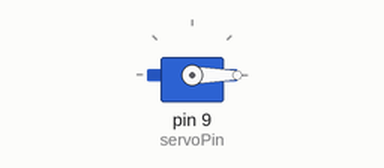
A sketch run on a simulated Arduino Uno, built with avr-gcc and run on an emulated ATmega328P. Shown: servo.

Above: at 0.1 s.
At 1.1 s:
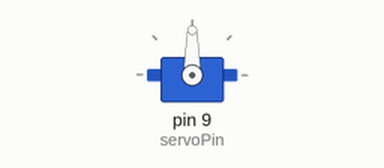
Timing chart, 0 to 4.5 s (numbered marks = the images above):
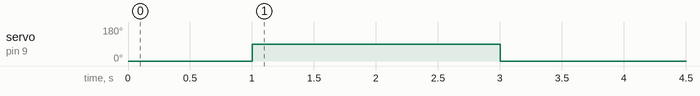

The sketch:

servo_hand.ino
```cpp
#include <Servo.h>

Servo servoHand;
const int servoPin = 9;
bool sequenceDone = false;

void setup() {
  servoHand.attach(servoPin);
  servoHand.write(0);
}

void loop() {
  if (sequenceDone) {
    return;
  }

  delay(1000);
  servoHand.write(90);
  delay(2000);
  servoHand.write(0);
  servoHand.detach();
  sequenceDone = true;
}
```

Measured:
- by itself, servo on pin 9 (servoPin): 0° → 90° at 1.0 s, → 0° 2.0 s later
